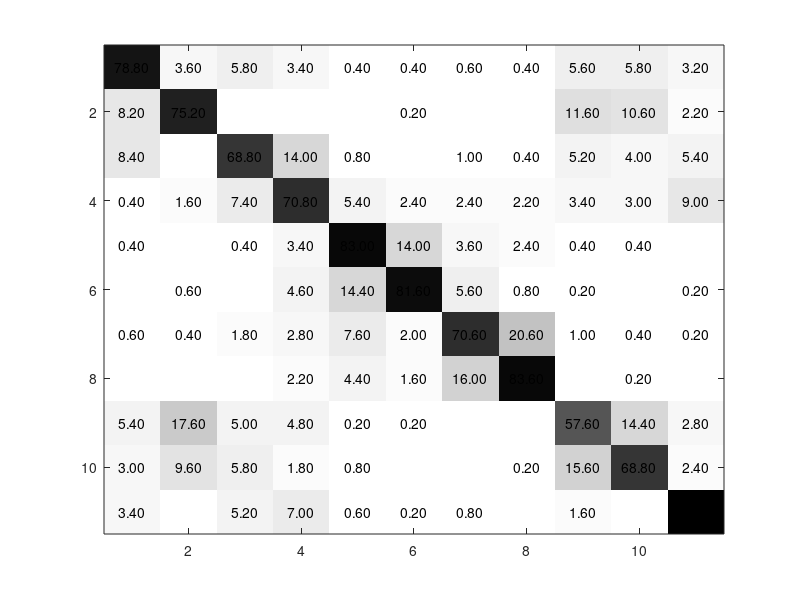

The MATLAB source for this figure: (Note: this script raises an error after producing the figure.)
mat=[78.8	3.60	5.80	3.40	0.40	0.40	0.60	0.40	5.60	5.80	3.20
    8.20	75.2	0.00	0.00	0.00	0.20	0.00	0.00	11.6	10.6    2.20
    8.40	0.00	68.8	14.0	0.80	0.00	1.00	0.40	5.20	4.00	5.40
    0.40	1.60	7.40	70.8	5.40	2.40	2.40	2.20	3.40	3.00	9.00
    0.40	0.00	0.40	3.40	83.0	14.0	3.60	2.40	0.40	0.40	0.00
    0.00	0.60	0.00	4.60	14.4	81.6	5.60	0.80	0.20	0.00	0.20	
    0.60	0.40	1.80	2.80	7.60	2.00	70.6	20.6	1.00	0.40	0.20
    0.00	0.00	0.00	2.20	4.40	1.60	16.0	83.6	0.00    0.20	0.00
    5.40	17.6	5.00	4.80	0.20	0.20    0.00	0.00	57.6	14.4	2.80
    3.00	9.60	5.80	1.80	0.80	0.00	0.00	0.20	15.6	68.8	2.40	
    3.40	0.40	5.20	7.00	0.60	0.20	0.80	0.00	1.60	2.20	86.6];


%mat = rand(5);           %# A 5-by-5 matrix of random values from 0 to 1
mat(11,10) = 0;            %# To illustrate
mat(11,2) = 0;            %# To illustrate
imagesc(mat);            %# Create a colored plot of the matrix values
colormap(flipud(gray));  %# Change the colormap to gray (so higher values are
                         %#   black and lower values are white)

textStrings = num2str(mat(:),'%0.2f');  %# Create strings from the matrix values
textStrings = strtrim(cellstr(textStrings));  %# Remove any space padding

idx = find(strcmp(textStrings(:), '0.00'));
textStrings(idx) = {'   '};

[x,y] = meshgrid(1:11);   %# Create x and y coordinates for the strings
hStrings = text(x(:),y(:),textStrings(:),...      %# Plot the strings
                'HorizontalAlignment','center');
midValue = mean(get(gca,'CLim'));  %# Get the middle value of the color range
textColors = repmat(mat(:) > midValue,1,3);  %# Choose white or black for the
                                             %#   text color of the strings so
                                             %#   they can be easily seen over
                                             %#   the background color
set(hStrings,{'Color'},num2cell(textColors,2));  %# Change the text colors

set(gca,'XTick',1:11,...                         %# Change the axes tick marks
        'XTickLabel',{'C0','C1','C2','C3','C4','C5','C6','C7','C8','C9','C10'},...  %#   and tick labels
        'YTick',1:11,...
        'YTickLabel',{'C0','C1','C2','C3','C4','C5','C6','C7','C8','C9','C10'},...
        'TickLength',[0 0]);
